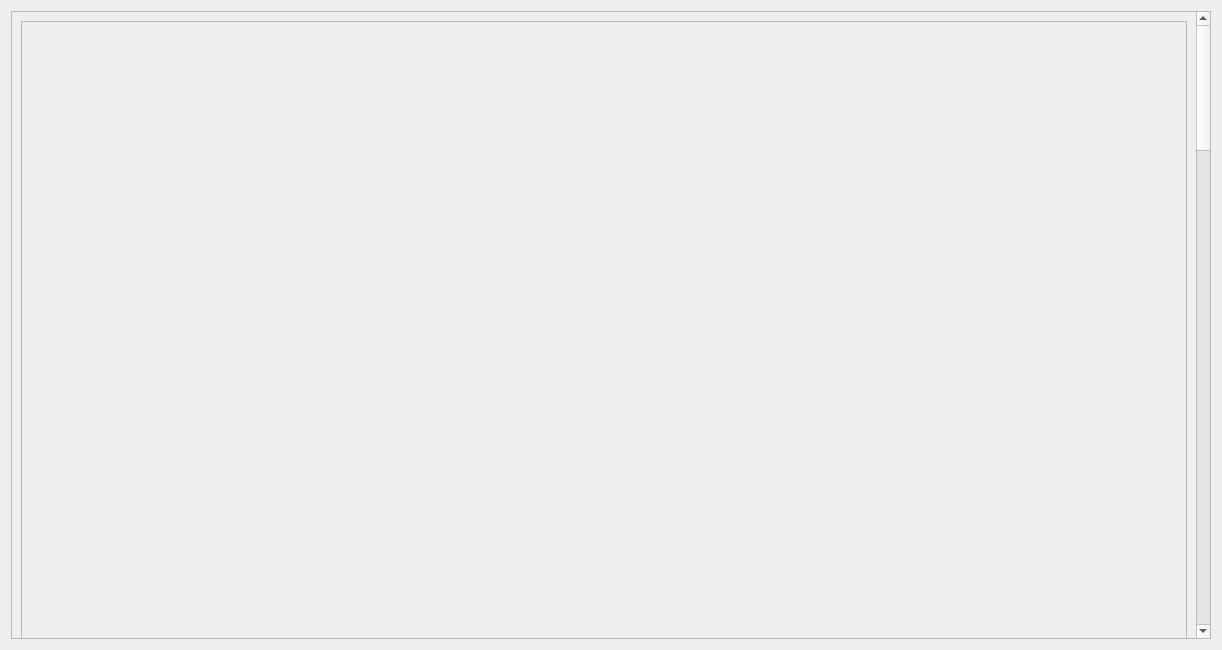
<?xml version="1.0" encoding="UTF-8"?>
<ui version="4.0">
 <class>Mohamed_Elramly_Page</class>
 <widget class="QDialog" name="Mohamed_Elramly_Page">
  <property name="geometry">
   <rect>
    <x>0</x>
    <y>0</y>
    <width>1222</width>
    <height>650</height>
   </rect>
  </property>
  <property name="windowTitle">
   <string>Dialog</string>
  </property>
  <widget class="QScrollArea" name="scrollArea">
   <property name="geometry">
    <rect>
     <x>11</x>
     <y>11</y>
     <width>1200</width>
     <height>628</height>
    </rect>
   </property>
   <property name="styleSheet">
    <string notr="true"/>
   </property>
   <property name="widgetResizable">
    <bool>true</bool>
   </property>
   <widget class="QWidget" name="scrollAreaWidgetContents">
    <property name="geometry">
     <rect>
      <x>0</x>
      <y>-20</y>
      <width>1177</width>
      <height>3022</height>
     </rect>
    </property>
    <layout class="QHBoxLayout" name="horizontalLayout">
     <item>
      <widget class="QFrame" name="frame">
       <property name="minimumSize">
        <size>
         <width>0</width>
         <height>3000</height>
        </size>
       </property>
       <property name="styleSheet">
        <string notr="true"/>
       </property>
       <property name="frameShape">
        <enum>QFrame::StyledPanel</enum>
       </property>
       <property name="frameShadow">
        <enum>QFrame::Raised</enum>
       </property>
       <widget class="QLabel" name="label">
        <property name="geometry">
         <rect>
          <x>0</x>
          <y>0</y>
          <width>1200</width>
          <height>3000</height>
         </rect>
        </property>
        <property name="text">
         <string/>
        </property>
       </widget>
       <widget class="QPushButton" name="StartButtonPage2_2">
        <property name="geometry">
         <rect>
          <x>610</x>
          <y>66</y>
          <width>70</width>
          <height>50</height>
         </rect>
        </property>
        <property name="text">
         <string/>
        </property>
        <property name="flat">
         <bool>true</bool>
        </property>
       </widget>
       <widget class="QPushButton" name="AllButton_2">
        <property name="geometry">
         <rect>
          <x>65</x>
          <y>246</y>
          <width>41</width>
          <height>31</height>
         </rect>
        </property>
        <property name="text">
         <string/>
        </property>
        <property name="flat">
         <bool>true</bool>
        </property>
       </widget>
       <widget class="QPushButton" name="ExitButton_2">
        <property name="geometry">
         <rect>
          <x>1065</x>
          <y>66</y>
          <width>61</width>
          <height>50</height>
         </rect>
        </property>
        <property name="text">
         <string/>
        </property>
        <property name="flat">
         <bool>true</bool>
        </property>
       </widget>
       <widget class="QPushButton" name="AboutUsButtonPage2_2">
        <property name="geometry">
         <rect>
          <x>702</x>
          <y>66</y>
          <width>81</width>
          <height>50</height>
         </rect>
        </property>
        <property name="text">
         <string/>
        </property>
        <property name="flat">
         <bool>true</bool>
        </property>
       </widget>
       <widget class="QPushButton" name="BounsButton_2">
        <property name="geometry">
         <rect>
          <x>472</x>
          <y>248</y>
          <width>91</width>
          <height>30</height>
         </rect>
        </property>
        <property name="text">
         <string/>
        </property>
        <property name="flat">
         <bool>true</bool>
        </property>
       </widget>
       <widget class="QPushButton" name="BackButton_3">
        <property name="geometry">
         <rect>
          <x>75</x>
          <y>65</y>
          <width>201</width>
          <height>61</height>
         </rect>
        </property>
        <property name="text">
         <string/>
        </property>
        <property name="flat">
         <bool>true</bool>
        </property>
       </widget>
       <widget class="QPushButton" name="OurTeamButton_2">
        <property name="geometry">
         <rect>
          <x>307</x>
          <y>248</y>
          <width>131</width>
          <height>30</height>
         </rect>
        </property>
        <property name="text">
         <string/>
        </property>
        <property name="flat">
         <bool>true</bool>
        </property>
       </widget>
      </widget>
     </item>
    </layout>
   </widget>
  </widget>
 </widget>
 <resources/>
 <connections/>
</ui>
